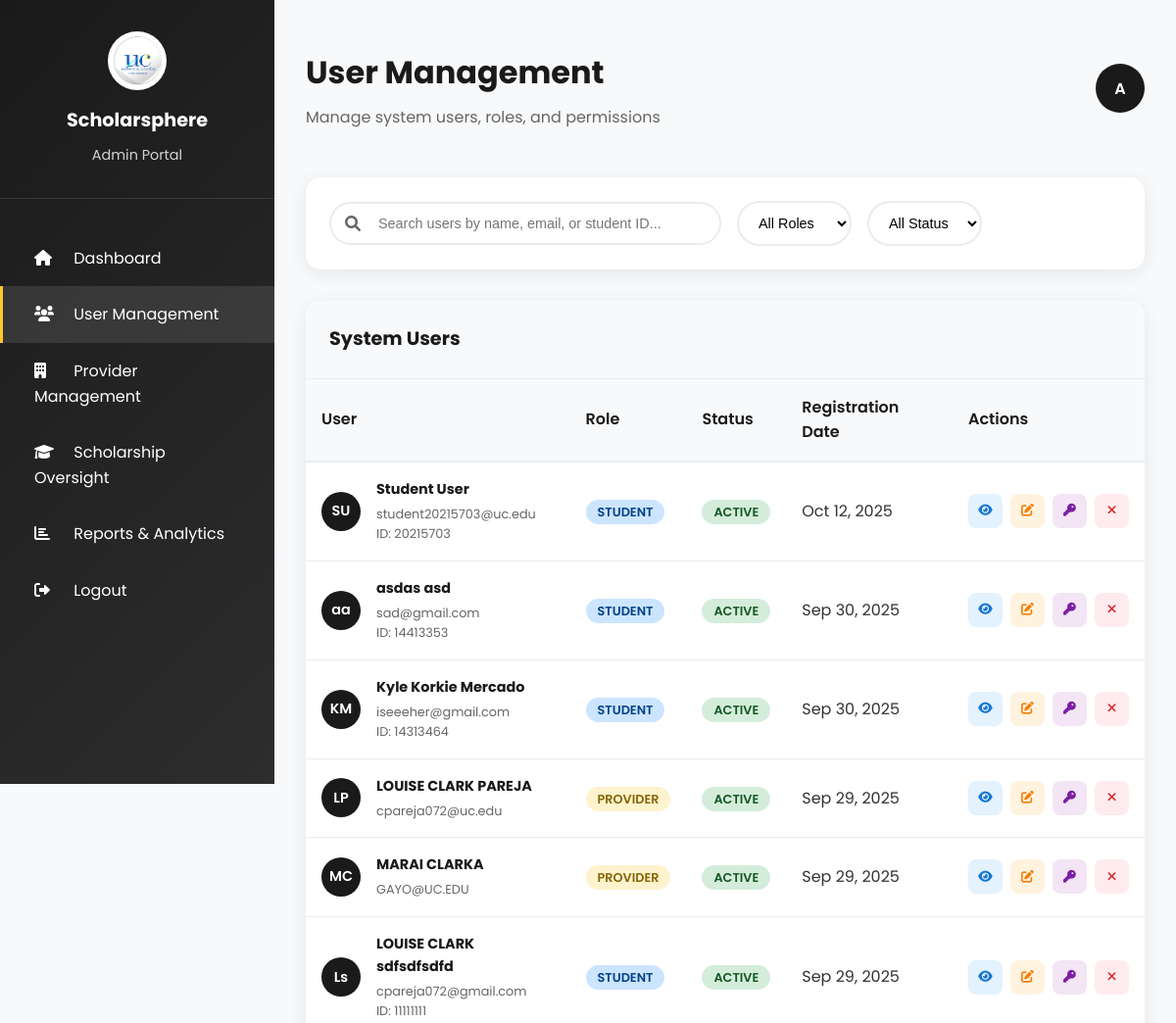
/admin/users (signed in, upper part), run on an earlier commit of the app's database.
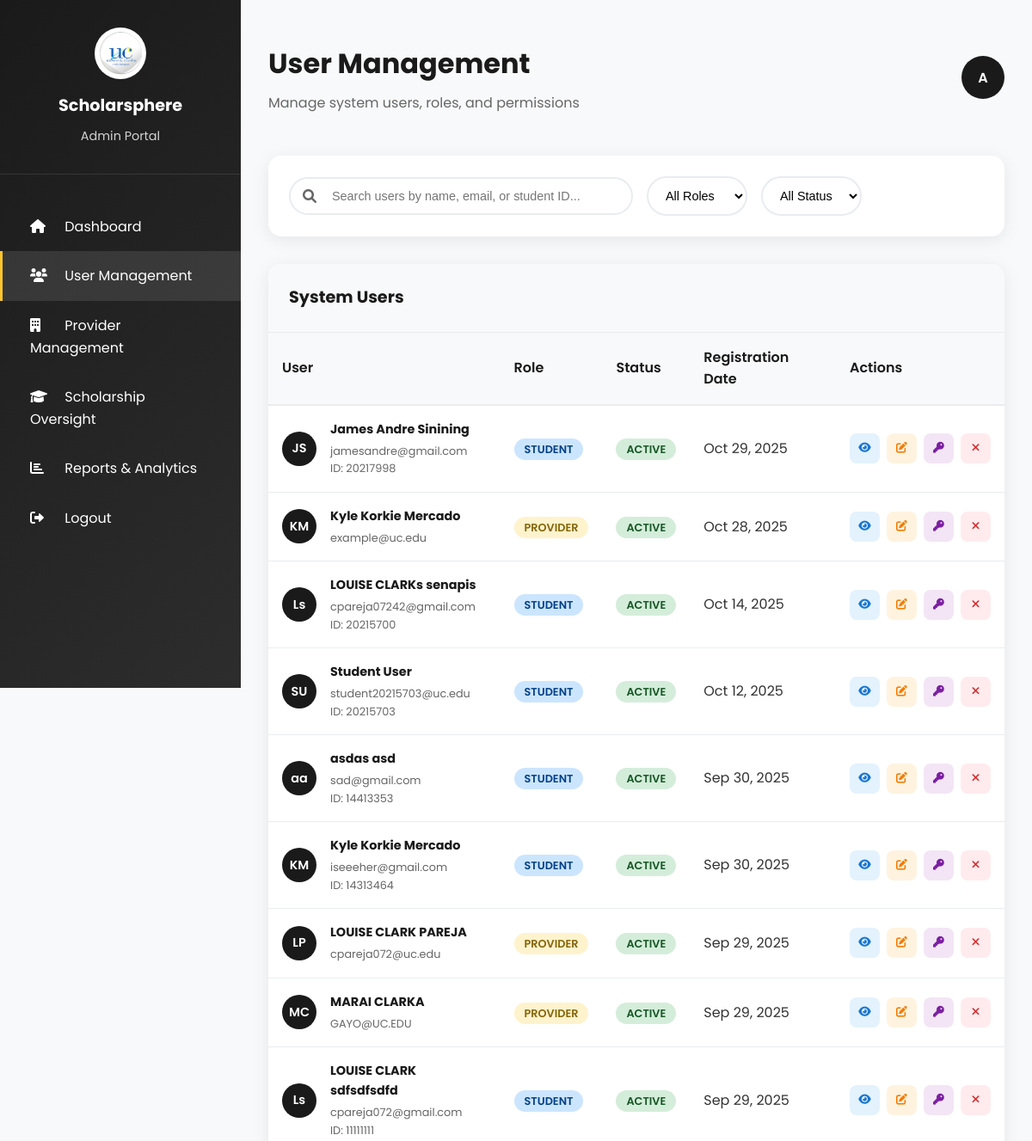
And on a later commit of the database.
### app.py (models this page shows, shortened)
class User(UserMixin, db.Model):
    __tablename__ = 'users'
    id = db.Column(db.Integer, primary_key=True)
    first_name = db.Column(db.String(100), nullable=False)
    last_name = db.Column(db.String(100), nullable=False)
    email = db.Column(db.String(255), nullable=False, unique=True)
    student_id = db.Column(db.String(8), unique=True)
    birthday = db.Column(db.Date)
    password_hash = db.Column(db.String(255), nullable=False)
    role = db.Column(db.Enum('student', 'provider', 'admin'), nullable=False, default='student')
    profile_picture = db.Column(db.String(255), nullable=True)
    year_level = db.Column(db.String(20), nullable=True)  # 1st year, 2nd year, 3rd year, 4th year
    course = db.Column(db.String(50), nullable=True)  # BSIT, BSCS, BSCE, etc.
    organization = db.Column(db.String(255), nullable=True)  # For providers
    created_at = db.Column(db.DateTime, nullable=False, default=datetime.utcnow)
    updated_at = db.Column(db.DateTime, onupdate=datetime.utcnow)
    is_active = db.Column(db.Boolean, nullable=False, default=True)
    def get_full_name(self):
        return f"{self.first_name} {self.last_name}"

### admin/routes.py (the view)
@admin_bp.route('/users')
@login_required
def users():
    if current_user.role != 'admin':
        flash('Access denied. Admin access required.', 'error')
        return redirect(url_for('index'))
    users_data = User.query.order_by(User.created_at.desc()).all()
    return render_template('admin/users.html', users=users_data)

### app.py (called while the page is built, shortened)
@login_manager.user_loader
def load_user(user_id):
    return db.session.get(User, int(user_id))

@app.template_filter('safe_strftime')
def safe_strftime(value, format='%Y-%m-%d'):
    if value is None:
        return 'Not specified'
    if hasattr(value, 'strftime'):
        try:
            return value.strftime(format)
        except:
            return 'Invalid date'
    return 'Not specified'

### templates/admin/users.html (shortened to what the changed rows need)
{% extends "base.html" %}
{% block content %}
<div class="dashboard-container">
    <div class="main-content">
        <div class="top-bar">
            <div class="welcome-text">
                <h1>User Management</h1>
            </div>
        </div>
        <div class="users-table-container">
            <table class="users-table">
                <thead>
                    <tr>
                        <th>User</th>
                        <th>Role</th>
                        <th>Status</th>
                        <th>Registration Date</th>
                        <th>Actions</th>
                    </tr>
                </thead>
                <tbody id="usersTableBody">
                    {% for user in users %}
                    <tr data-user-id="{{ user.id }}">
                        <td>
                            <div class="user-info">
                                <div class="user-avatar-small">
                                    {{ user.first_name[0] }}{{ user.last_name[0] }}
                                </div>
                                <div class="user-details">
                                    <h4>{{ user.get_full_name() }}</h4>
                                    <p>{{ user.email }}</p>
                                    {% if user.student_id %}
                                    <p>ID: {{ user.student_id }}</p>
                                    {% endif %}
                                </div>
                            </div>
                        </td>
                        <td>
                            <span class="role-badge role-{{ user.role }}">
                                {{ user.role.title() }}
                            </span>
                        </td>
                        <td>
                            {% if user.is_active %}
                            <span class="status-badge status-active">Active</span>
                            {% else %}
                            <span class="status-badge status-inactive">Inactive</span>
                            {% endif %}
                        </td>
                        <td>{{ user.created_at | safe_strftime('%b %d, %Y') }}</td>
                        <td>
                            <div class="action-buttons">
                                <button class="action-btn btn-view" onclick="viewUser({{ user.id }})" title="View Details">
                                    <i class="fas fa-eye"></i>
                                </button>
                                <button class="action-btn btn-edit" onclick="editUser({{ user.id }})" title="Edit User">
                                    <i class="fas fa-edit"></i>
                                </button>
                                <button class="action-btn btn-reset" onclick="resetPassword({{ user.id }})" title="Reset Password">
                                    <i class="fas fa-key"></i>
                                </button>
                                {% if user.is_active %}
                                <button class="action-btn btn-delete" onclick="toggleUserActive({{ user.id }}, false)" title="Deactivate User">
                                    <i class="fas fa-times"></i>
                                </button>
                                {% else %}
                                <button class="action-btn btn-edit" onclick="toggleUserActive({{ user.id }}, true)" title="Activate User">
                                    <i class="fas fa-check"></i>
                                </button>
                                {% endif %}
                            </div>
                        </td>
                    </tr>
                    {% endfor %}
                </tbody>
            </table>
        </div>
    </div>
</div>
{% endblock %}

What changed in the data, as far as the page shows it:
added User: first_name "J", last_name "S", get_full_name "James Andre Sinining", email "jamesandre@gmail.com", student_id "20217998", role "STUDENT", is_active "ACTIVE", created_at "Oct 29, 2025"
added User: first_name "K", last_name "M", get_full_name "Kyle Korkie Mercado", email "example@uc.edu", role "PROVIDER", is_active "ACTIVE", created_at "Oct 28, 2025"
added User: first_name "L", last_name "s", get_full_name "LOUISE CLARKs senapis", email "cpareja07242@gmail.com", student_id "20215700", role "STUDENT", is_active "ACTIVE", created_at "Oct 14, 2025"
